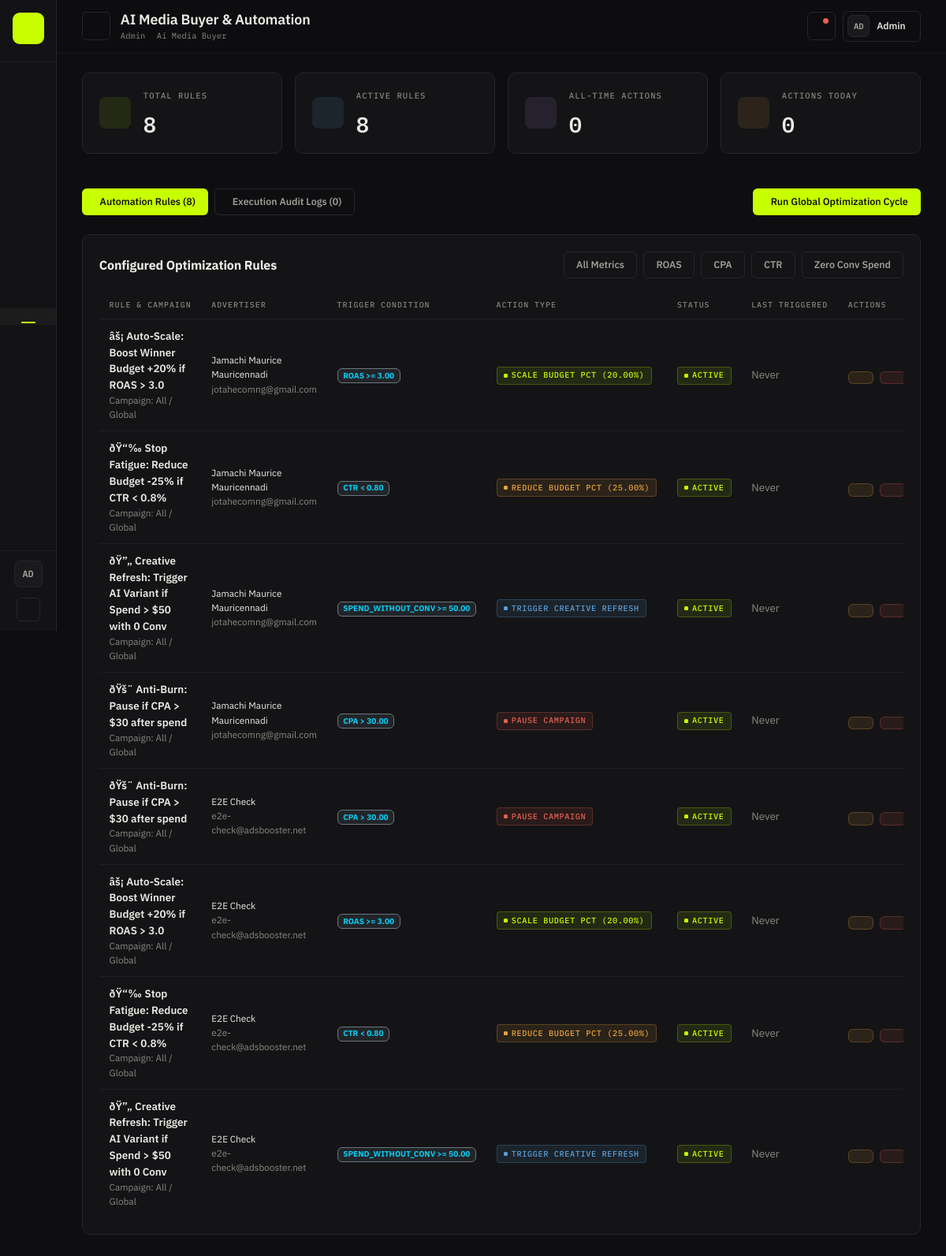
The app's page /admin/ai-media-buyer.php (signed in) with its own data.
### tables this page shows
CREATE TABLE IF NOT EXISTS `ai_media_buyer_rules` (
  `id` int NOT NULL AUTO_INCREMENT,
  `user_id` int NOT NULL,
  `campaign_id` int DEFAULT NULL,
  `rule_name` varchar(255) NOT NULL,
  `condition_metric` enum('cpa','ctr','roas','spend_without_conv','frequency') NOT NULL,
  `condition_operator` enum('>','<','>=','<=') NOT NULL,
  `condition_value` decimal(10,2) NOT NULL,
  `action_type` enum('pause_campaign','scale_budget_pct','reduce_budget_pct','trigger_creative_refresh','notify_only') NOT NULL,
  `action_value` decimal(10,2) DEFAULT '0.00',
  `is_active` tinyint(1) DEFAULT '1',
  `last_triggered_at` timestamp NULL DEFAULT NULL,
  `created_at` timestamp NULL DEFAULT CURRENT_TIMESTAMP,
  PRIMARY KEY (`id`),
  KEY `idx_media_buyer_user` (`user_id`)
);

CREATE TABLE IF NOT EXISTS `users` (
  `id` int NOT NULL AUTO_INCREMENT,
  `full_name` varchar(150) DEFAULT NULL,
  `email` varchar(190) DEFAULT NULL,
  `ad_credits` decimal(12,2) DEFAULT '0.00',
  `ai_credits` int DEFAULT '0',
  `ai_preferred_provider` varchar(20) DEFAULT NULL,
  `avatar` varchar(500) DEFAULT NULL,
  `company` varchar(150) DEFAULT NULL,
  `user_role` varchar(50) DEFAULT 'user',
  `plan_id` int DEFAULT NULL,
  `status` varchar(20) DEFAULT 'active',
  `is_admin` tinyint(1) DEFAULT '0',
  `password` varchar(255) DEFAULT NULL,
  `role` varchar(50) DEFAULT 'user',
  `phone` varchar(50) DEFAULT NULL,
  `facebook` varchar(500) DEFAULT NULL,
  `twitter` varchar(500) DEFAULT NULL,
  `linkedin` varchar(500) DEFAULT NULL,
  `account_type` varchar(30) DEFAULT 'individual',
  `google_id` varchar(64) DEFAULT NULL,
  `referral_code` varchar(32) DEFAULT NULL,
  `referred_by` int DEFAULT NULL,
  `onboarding_completed` tinyint(1) NOT NULL DEFAULT '0',
  `two_factor_secret` varchar(255) DEFAULT NULL,
  `two_factor_enabled` tinyint(1) NOT NULL DEFAULT '0',
  `totp_enabled` tinyint(1) NOT NULL DEFAULT '0',
  `created_at` datetime DEFAULT NULL,
  `achievement_points` int NOT NULL DEFAULT '0',
  `billing_cycle` varchar(20) NOT NULL DEFAULT 'monthly',
  `plan_expiry` datetime DEFAULT NULL,
  `auto_refill_enabled` tinyint(1) NOT NULL DEFAULT '0',
  `auto_refill_threshold` decimal(10,2) NOT NULL DEFAULT '10.00',
  `auto_refill_amount` decimal(12,2) NOT NULL DEFAULT '50.00',
  `auto_refill_gateway` varchar(40) DEFAULT NULL,
  `parent_user_id` int DEFAULT NULL,
  `username` varchar(100) DEFAULT NULL,
  `headline` varchar(255) DEFAULT NULL,
  `bio` text,
  `two_factor_backup` text,
  `fa_attempts` int NOT NULL DEFAULT '0',
  `is_verified_seller` tinyint(1) NOT NULL DEFAULT '0',
  `totp_secret` varchar(255) DEFAULT NULL,
  `two_factor_type` varchar(20) DEFAULT NULL,
  `two_factor_setup_at` datetime DEFAULT NULL,
  `remember_token` varchar(64) DEFAULT NULL,
  `remember_token_expires_at` datetime DEFAULT NULL,
  `email_2fa_code` varchar(255) DEFAULT NULL,
  `email_2fa_expires_at` datetime DEFAULT NULL,
  `2fa_attempts` tinyint unsigned NOT NULL DEFAULT '0',
  `onboarding_popup_dismissed` tinyint unsigned NOT NULL DEFAULT '0',
  PRIMARY KEY (`id`),
  UNIQUE KEY `email` (`email`),
  UNIQUE KEY `uq_users_referral_code` (`referral_code`),
  KEY `idx_users_referred_by` (`referred_by`),
  KEY `idx_users_referral_code` (`referral_code`)
);

### config/db.php (called while the page is built, shortened)
<?php
class Database
{
    private static ?Database $instance = null;
    private ?PDO $connection = null;
    private string $host = '127.0.0.1';
    private string $port = '3306';
    private string $dbname = 'adsbooster';
    private string $charset = 'utf8mb4';
    private string $username = 'root';
    private string $password = '';
    private function __construct()
    {
        $dsn = "mysql:host={$this->host};port={$this->port};dbname={$this->dbname};charset={$this->charset}";
        $options = [
            PDO::ATTR_ERRMODE            => PDO::ERRMODE_EXCEPTION,
            PDO::ATTR_DEFAULT_FETCH_MODE => PDO::FETCH_ASSOC,
            PDO::ATTR_EMULATE_PREPARES   => false,
            PDO::ATTR_TIMEOUT            => 8,
        ];
        try {
            $this->connection = new PDO($dsn, $this->username, $this->password, $options);
        } catch (PDOException $e) {
            error_log("Database connection failed: " . $e->getMessage());
            throw new \PDOException(
                'Database connection failed (db=' . $this->dbname . ', user=' . $this->username
                    . '): ' . $e->getMessage(),
                (int)$e->getCode(),
                $e
            );
        }
    }
    public function syncSessionTimezone(): void
    {
        $offset = date('P');
        try {
            $this->connection->exec("SET time_zone = '{$offset}'");
        } catch (\Throwable $e) {
            error_log('Database: could not pin session time_zone to ' . $offset . ': ' . $e->getMessage());
        }
    }
    public static function getInstance(): self
    {
        if (self::$instance === null) {
            self::$instance = new self();
        }
        return self::$instance;
    }
    public function query(string $sql, array $params = []): PDOStatement
    {
        $stmt = $this->connection->prepare($sql);
        $stmt->execute($params);
        return $stmt;
    }
    public function fetchOne(string $sql, array $params = []): ?array
    {
        $stmt = $this->query($sql, $params);
        $result = $stmt->fetch();
        return $result ?: null;
    }
    public function fetchAll(string $sql, array $params = []): array
    {
        $stmt = $this->query($sql, $params);
        return $stmt->fetchAll();
    }
    public function count(string $table, string $where = '1=1', array $params = []): int
    {
        $sql = "SELECT COUNT(*) as cnt FROM {$table} WHERE {$where}";
        $result = $this->fetchOne($sql, $params);
        return (int)($result['cnt'] ?? 0);
    }
}
function db(): Database
{
    return Database::getInstance();
}

### admin/ai-media-buyer.php (the view, shortened to what this page needs)
<?php declare(strict_types=1);
$totalRules    = db()->count('ai_media_buyer_rules');
$activeRules   = db()->count('ai_media_buyer_rules', 'is_active = 1');
$totalLogs     = db()->count('ai_media_buyer_logs');
$actionsToday  = db()->count('ai_media_buyer_logs', 'DATE(created_at) = CURDATE()');
$tab = $_GET['tab'] ?? 'rules';
$filterMetric = $_GET['metric'] ?? '';
$ruleWhere = '1=1';
$ruleParams = [];
$rules = db()->fetchAll(
    "SELECT r.*, u.full_name, u.email, c.campaign_name
     FROM ai_media_buyer_rules r
     LEFT JOIN users u ON u.id = r.user_id
     LEFT JOIN ad_campaigns c ON c.id = r.campaign_id
     WHERE {$ruleWhere}
     ORDER BY r.created_at DESC LIMIT 100",
    $ruleParams
);
require_once __DIR__ . '/sidebar.php';
?>
<div class="row g-3 mb-4">
    <div class="col-xl-3 col-md-6">
        <div class="admin-card d-flex align-items-center gap-3">
            <div class="card-icon green"><i class="ph-bold ph-cpu"></i></div>
            <div>
                <div class="card-title">Total Rules</div>
                <div class="card-value"><?= number_format($totalRules) ?></div>
            </div>
        </div>
    </div>
    <div class="col-xl-3 col-md-6">
        <div class="admin-card d-flex align-items-center gap-3">
            <div class="card-icon blue"><i class="ph-bold ph-play-circle"></i></div>
            <div>
                <div class="card-title">Active Rules</div>
                <div class="card-value"><?= number_format($activeRules) ?></div>
            </div>
        </div>
    </div>
    <div class="col-xl-3 col-md-6">
        <div class="admin-card d-flex align-items-center gap-3">
            <div class="card-icon purple"><i class="ph-bold ph-lightning"></i></div>
            <div>
                <div class="card-title">All-Time Actions</div>
                <div class="card-value"><?= number_format($totalLogs) ?></div>
            </div>
        </div>
    </div>
    <div class="col-xl-3 col-md-6">
        <div class="admin-card d-flex align-items-center gap-3">
            <div class="card-icon yellow"><i class="ph-bold ph-clock-counter-clockwise"></i></div>
            <div>
                <div class="card-title">Actions Today</div>
                <div class="card-value"><?= number_format($actionsToday) ?></div>
            </div>
        </div>
    </div>
</div>
<div class="d-flex flex-wrap align-items-center justify-content-between gap-3 mb-4">
    <div class="d-flex gap-2">
        <a href="?tab=rules" class="btn-admin <?= $tab === 'rules' ? 'btn-admin-green' : 'btn-admin-outline' ?>">
            <i class="ph-bold ph-sliders"></i> Automation Rules (<?= $totalRules ?>)
        </a>
        <a href="?tab=logs" class="btn-admin <?= $tab === 'logs' ? 'btn-admin-green' : 'btn-admin-outline' ?>">
            <i class="ph-bold ph-list-dashes"></i> Execution Audit Logs (<?= $totalLogs ?>)
        </a>
    </div>
    <form method="POST" onsubmit="return confirm('Run global AI media buyer evaluation on all active campaigns right now?');">
        <button type="submit" class="btn-admin btn-admin-green">
            <i class="ph-bold ph-lightning"></i> Run Global Optimization Cycle
        </button>
    </form>
</div>
<?php if ($tab === 'rules'): ?>
    <div class="admin-card">
        <div class="d-flex flex-wrap align-items-center justify-content-between gap-3 mb-3">
            <h6 class="text-white fw-bold mb-0">Configured Optimization Rules</h6>
            <div class="d-flex gap-2">
                <a href="?tab=rules" class="btn-admin btn-admin-outline <?= !$filterMetric ? 'active' : '' ?>">All Metrics</a>
                <a href="?tab=rules&metric=roas" class="btn-admin btn-admin-outline <?= $filterMetric === 'roas' ? 'active' : '' ?>">ROAS</a>
                <a href="?tab=rules&metric=cpa" class="btn-admin btn-admin-outline <?= $filterMetric === 'cpa' ? 'active' : '' ?>">CPA</a>
                <a href="?tab=rules&metric=ctr" class="btn-admin btn-admin-outline <?= $filterMetric === 'ctr' ? 'active' : '' ?>">CTR</a>
                <a href="?tab=rules&metric=spend_without_conv" class="btn-admin btn-admin-outline <?= $filterMetric === 'spend_without_conv' ? 'active' : '' ?>">Zero Conv Spend</a>
            </div>
        </div>
        <?php if (empty($rules)): ?>
            <p class="text-muted py-4 text-center">No media buyer automation rules found.</p>
        <?php else: ?>
            <div class="table-responsive">
                <table class="admin-table">
                    <thead>
                        <tr>
                            <th>Rule & Campaign</th>
                            <th>Advertiser</th>
                            <th>Trigger Condition</th>
                            <th>Action Type</th>
                            <th>Status</th>
                            <th>Last Triggered</th>
                            <th>Actions</th>
                        </tr>
                    </thead>
                    <tbody>
                        <?php foreach ($rules as $r): ?>
                            <tr>
                                <td>
                                    <div class="fw-semibold text-white"><?= htmlspecialchars($r['rule_name']) ?></div>
                                    <div class="text-muted small">Campaign: <?= htmlspecialchars($r['campaign_name'] ?? 'All / Global') ?></div>
                                </td>
                                <td>
                                    <div class="text-white small"><?= htmlspecialchars($r['full_name'] ?? 'System') ?></div>
                                    <div class="text-muted small"><?= htmlspecialchars($r['email'] ?? '') ?></div>
                                </td>
                                <td>
                                    <span class="badge bg-dark border border-secondary text-info">
                                        <?= strtoupper($r['condition_metric']) ?> <?= $r['condition_operator'] ?> <?= $r['condition_value'] ?>
                                    </span>
                                </td>
                                <td>
                                    <?php
                                    $actionBadges = [
                                        'pause_campaign' => 'badge-status rejected',
                                        'scale_budget_pct' => 'badge-status active',
                                        'reduce_budget_pct' => 'badge-status warning',
                                        'trigger_creative_refresh' => 'badge-status in_progress',
                                        'notify_only' => 'badge-status pending',
                                    ];
                                    $cls = $actionBadges[$r['action_type']] ?? 'badge-status pending';
                                    ?>
                                    <span class="<?= $cls ?>">
                                        <?= ucwords(str_replace('_', ' ', $r['action_type'])) ?>
                                        <?= $r['action_value'] > 0 ? "({$r['action_value']}%)" : '' ?>
                                    </span>
                                </td>
                                <td>
                                    <span class="badge-status <?= $r['is_active'] ? 'active' : 'inactive' ?>">
                                        <?= $r['is_active'] ? 'Active' : 'Paused' ?>
                                    </span>
                                </td>
                                <td class="text-muted small">
                                    <?= $r['last_triggered_at'] ? dt($r['last_triggered_at'], 'M j, Y H:i') : 'Never' ?>
                                </td>
                                <td>
                                    <div class="d-flex gap-2">
                                        <form method="POST" style="display:inline;">
                                            <button type="submit" class="btn-admin <?= $r['is_active'] ? 'btn-admin-yellow' : 'btn-admin-green' ?>" title="Toggle Status">
                                            </button>
                                        </form>
                                        <form method="POST" style="display:inline;" onsubmit="return confirm('Delete this rule permanently?');">
                                            <button type="submit" class="btn-admin btn-admin-red" title="Delete Rule">
                                            </button>
                                        </form>
                                    </div>
                                </td>
                            </tr>
                        <?php endforeach; ?>
                    </tbody>
                </table>
            </div>
        <?php endif; ?>
    </div>
<?php endif; ?>
<?php require_once __DIR__ . '/footer.php'; ?>

### records on screen
ai_media_buyer_rules: rule_name "âš¡ Auto-Scale: Boost Winner Budget +20% if ROAS > 3.0", campaign_name "All / Global", user.full_name "Jamachi Maurice Mauricennadi", user.email "jotahecomng@gmail.com", condition_metric "ROAS", condition_operator ">=", condition_value "3.00", action_type "SCALE BUDGET PCT", action_value "20.00", is_active "ACTIVE", shows "Never"
ai_media_buyer_rules: rule_name "ðŸ“‰ Stop Fatigue: Reduce Budget -25% if CTR < 0.8%", campaign_name "All / Global", user.full_name "Jamachi Maurice Mauricennadi", user.email "jotahecomng@gmail.com", condition_metric "CTR", condition_operator "<", condition_value "0.80", action_type "REDUCE BUDGET PCT", action_value "25.00", is_active "ACTIVE", shows "Never"
ai_media_buyer_rules: rule_name "ðŸ”„ Creative Refresh: Trigger AI Variant if Spend > $50 with 0 Conv", campaign_name "All / Global", user.full_name "Jamachi Maurice Mauricennadi", user.email "jotahecomng@gmail.com", condition_metric "SPEND_WITHOUT_CONV", condition_operator ">=", condition_value "50.00", action_type "TRIGGER CREATIVE REFRESH", is_active "ACTIVE", shows "Never"
ai_media_buyer_rules: rule_name "ðŸš¨ Anti-Burn: Pause if CPA > $30 after spend", campaign_name "All / Global", user.full_name "Jamachi Maurice Mauricennadi", user.email "jotahecomng@gmail.com", condition_metric "CPA", condition_operator ">", condition_value "30.00", action_type "PAUSE CAMPAIGN", is_active "ACTIVE", shows "Never"
ai_media_buyer_rules: rule_name "ðŸš¨ Anti-Burn: Pause if CPA > $30 after spend", campaign_name "All / Global", user.full_name "E2E Check", user.email "e2e-check@adsbooster.net", condition_metric "CPA", condition_operator ">", condition_value "30.00", action_type "PAUSE CAMPAIGN", is_active "ACTIVE", shows "Never"
ai_media_buyer_rules: rule_name "âš¡ Auto-Scale: Boost Winner Budget +20% if ROAS > 3.0", campaign_name "All / Global", user.full_name "E2E Check", user.email "e2e-check@adsbooster.net", condition_metric "ROAS", condition_operator ">=", condition_value "3.00", action_type "SCALE BUDGET PCT", action_value "20.00", is_active "ACTIVE", shows "Never"
ai_media_buyer_rules: rule_name "ðŸ“‰ Stop Fatigue: Reduce Budget -25% if CTR < 0.8%", campaign_name "All / Global", user.full_name "E2E Check", user.email "e2e-check@adsbooster.net", condition_metric "CTR", condition_operator "<", condition_value "0.80", action_type "REDUCE BUDGET PCT", action_value "25.00", is_active "ACTIVE", shows "Never"
ai_media_buyer_rules: rule_name "ðŸ”„ Creative Refresh: Trigger AI Variant if Spend > $50 with 0 Conv", campaign_name "All / Global", user.full_name "E2E Check", user.email "e2e-check@adsbooster.net", condition_metric "SPEND_WITHOUT_CONV", condition_operator ">=", condition_value "50.00", action_type "TRIGGER CREATIVE REFRESH", is_active "ACTIVE", shows "Never"

### other values on screen
$adminInitials "AD"
$pageTitle "AI Media Buyer & Automation"
$adminName "Admin"
$totalRules "8"
$activeRules "8"
$totalLogs "0"
$actionsToday "0"
